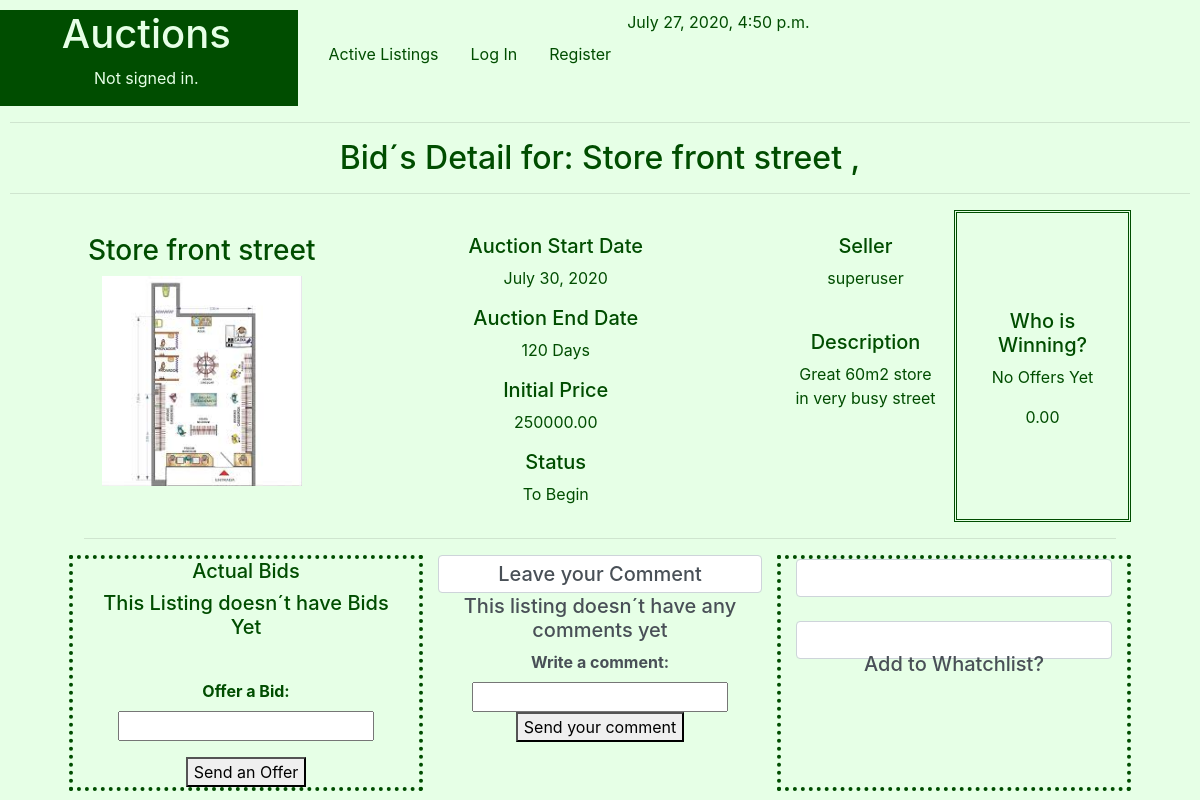
Before: /Bid/Store front street with the older database file.
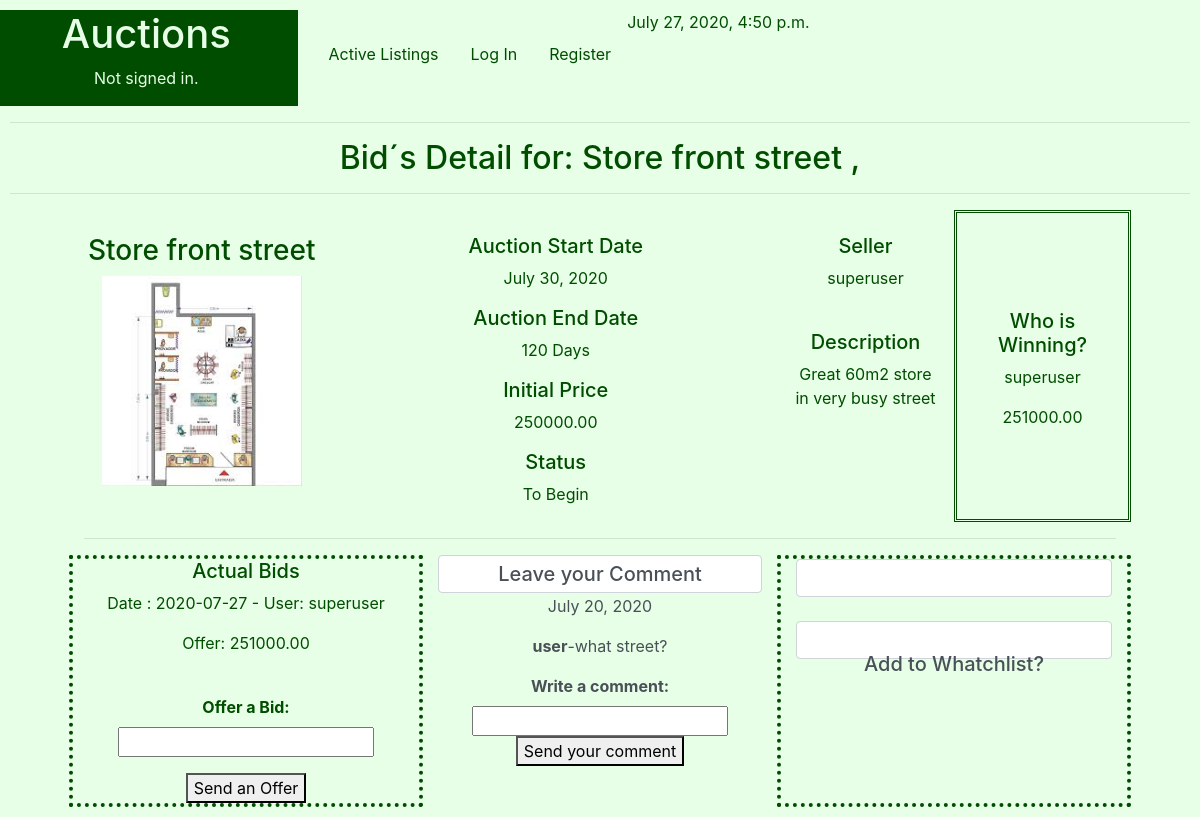
After: the same page with the newer database file.
### auctions/models.py (models this page shows, shortened)
class Listings(models.Model):
    STATUS = (
        ('Active', 'Active - Receiving Bids'),
        ('To Begin', 'To Begin - De Auction didn´t start yet'),
        ('Closed', 'Closed - The seller gave up the auction'),
        ('Sold', 'Sold'),
    )
    Ltitle = models.CharField(help_text="Choose a title for your listing",max_length=50)
    Ccode=models.IntegerField(help_text="Categories Ex: 1-Apartament,2-Commercial,3-Farm, 4-House ") #foreign key from PropTypes
    Ldescription = models.CharField(max_length=250)
    Lprice = models.FloatField(help_text="starting bid Just USD") #initial price
    Ldatestart = models.DateField(help_text="Please use the following format: <em>YYYY-MM-DD</em>. for the auction start")
    Lduration = models.IntegerField(help_text="Duration expressed in days" )
    Luser = models.CharField(max_length=25)
    Limage= models.ImageField(upload_to="media", blank=True) #Name of the picture saved on static folder
    Lstatus = models.CharField(max_length=8, choices=STATUS )

class Bids(models.Model):
    Lcode = models.ForeignKey(Listings, on_delete=models.CASCADE)
    Buser = models.CharField(max_length=25) #Who is going to buy
    Bthrow= models.IntegerField() #first throw, second , third....
    Bprice = models.FloatField(help_text="Just USD")# throw value
    Bdate = models.DateField(help_text="Please use the following format: <em>YYYY-MM-DD</em>.")

class Comments(models.Model):
    Lcode = models.ForeignKey(Listings, on_delete=models.CASCADE)
    Cdate=  models.DateField(help_text="Please use the following format: <em>YYYY-MM-DD</em>. for the auction start", blank=True)
    Cuser = models.CharField(max_length=25) #Who is buying
    Ccomment = models.CharField(max_length=250)

### auctions/views.py (the view)
# urls.py: path('Bid/<str:Btitle>', views.Bids_view, name='BidsDetail'),
def Bids_view(request, Btitle):
    B_title =Btitle
    d = datetime.now()
    L_data = Listings.objects.filter(Ltitle=B_title)
    Status = L_data[0].Lstatus
    Lfilter = Listings.objects.filter(Ltitle=B_title).values('id' , 'Lprice','Lstatus')
    for Search_id in Lfilter:
        Lid_value = int(Search_id['id'])
        Lprice = float(Search_id['Lprice'])
    W_data=Watchlist.objects.filter(Lcode__Ltitle=B_title)
    C_data=Comments.objects.filter(Lcode__Ltitle=B_title)
    B_data = Bids.objects.filter(Lcode__Ltitle=B_title)
    Last_Bid = Bids.objects.filter(Lcode__Ltitle=B_title).order_by('-Bprice')[:1]
    if Last_Bid:
        BestOffer = Last_Bid[0].Bprice
        Winner = Last_Bid[0].Buser
    else:
        BestOffer = 0
        Winner = "No Offers Yet"
    if request.method == "POST":
        User= request.POST.get('User')
        FB = BidForm(request.POST)
        FC = CommentForm(request.POST)
        if FB.is_valid():
            B_user = User
            B_price =FB.cleaned_data["Bid_price"]
            B_date = time.strftime("%Y-%m-%d")
            Lances= Bids.objects.filter(Lcode_id=Lid_value).values('Bthrow', 'Bprice').order_by('Bthrow')
            if len(Lances):
                for L in Lances:
                   N_Bthrow = L['Bthrow']
                   N_Bprice = float(L['Bprice'])
                B_throw = N_Bthrow + 1
            else:
                B_throw = 1
                N_Bprice= Lprice
            if (B_price <  Lprice) or (B_price <  N_Bprice):
                msgbids= "EROR: A bid must be greater than or equal to the original amount and greater than the last bid, if any."
                context={
                "msgbids":msgbids ,
                "d":d,
                "Btitle" : Btitle,
                "L_data" :L_data,
                "Status":Status,
                "B_data" :B_data,
                "BestOffer":BestOffer,
                "Winner":Winner,
                "W_data" :W_data,
                "C_data":C_data,
                "BidForm": FB,
                 }
                return render(request, "auctions/BidsDetail.html", context)
            try:
                NewBid = Bids(Lcode_id=Lid_value , Buser=B_user , Bthrow=B_throw, Bprice=B_price ,Bdate=B_date )
                NewBid.save()
                B_data=Bids.objects.filter(Lcode__Ltitle=B_title)
                msgbids ="New Bid Saved, Good Luck!"
                context={
                    "msgbids":msgbids ,
                    "d":d,
                    "Btitle" : Btitle,
                    "L_data" :L_data,
                    "Status":Status,
                    "B_data" :B_data,
                    "BestOffer":BestOffer,
                    "Winner":Winner,
                    "W_data" :W_data,
                    "C_data":C_data,
                    "BidForm": FB,
                }
                return render(request, "auctions/BidsDetail.html", context)
            except :
                return HttpResponse(" Something Wrong tyring to save Bid")
        if FC.is_valid():
            C_Cuser= User
            C_comment =  FC.cleaned_data["C_Ccomment"]
            C_Lcode = Lid_value
            C_Cdate = time.strftime("%Y-%m-%d")
            try:
                print ("Vou salvar novo comentario :", C_Lcode, C_Cdate, C_Cuser ,C_comment )
                NewComment = Comments(Cdate=C_Cdate, Cuser=C_Cuser,Ccomment=C_comment, Lcode_id=C_Lcode )
                NewComment.user()
                NewC_data=Comments.objects.filter(Lcode__Ltitle=B_title)
                print(NewC_data)
                context = {
                    "msgcomment" :"New comment saved!",
                    "d":d,
                    "Btitle" : Btitle,
                    "L_data" :L_data,
                    "Status":Status,
                    "B_data" :B_data,
                    "BestOffer":BestOffer,
                    "Winner":Winner,
                    "W_data" :W_data,
                    "C_data":NewC_data,
                    "CommentForm": FC,
                }
                return render(request, "auctions/BidsDetail.html", context)
            except FieldError:
                return HttpResponse(" Something Wrong FieldError New Comment")
    else:
        context = {
            "d":d,
            "Btitle":B_title,
            "L_data":L_data,
            "Status":Status,
            "B_data":B_data,
            "W_data":W_data,
            "C_data":C_data,
            "BidForm":BidForm(),
            "CommentForm": CommentForm(),
            "BestOffer":BestOffer,
            "Winner":Winner,
        }
        return render(request, "auctions/BidsDetail.html", context)

### auctions/views.py
class BidForm(forms.Form):
    Bid_price= forms.FloatField(label="Offer a Bid")

class CommentForm(forms.Form):
    C_Ccomment = forms.CharField(label = "Write a comment:")

### auctions/templates/auctions/BidsDetail.html (shortened to what the changed rows need)
{% extends "auctions/layout.html" %}
{% block body %}
<h2 style="text-align: center;">Bid´s Detail for: {{Btitle}} , {{user.username}}  </h2>
<hr>
<div class ="flex-container" style="text-align: center;">
    <div class="container" style="width:90%;">
        <div class="row"  width="1700px">
          {%for L in L_data %}
              <div class="col-lg-3">
                     <br>
                     <h3>{{L.Ltitle }}</h3>
                     <img src=" {{L.Limage.url}} "  width="200">
                     <br>
              </div>
              <br>
              <div class="col-lg-5">
              <br>
                     <h5>Auction Start Date  </h5>
                     <p>{{ L.Ldatestart }}</p>
                     <h5>Auction End Date  </h5>
                     <p>{{ L.Lduration }} Days</p>
                     <h5>Initial Price </h5>
                     <p> {{ L.Lprice |floatformat:2 }}</p>
                     <h5>Status</h5>
                     <p>{{ L.Lstatus }}</p>
              </div>
              <div class="col-lg-2">
                      <br>
                      <h5>Seller</h5>
                      <p>{{ L.Luser }}</p>
                      <br>
                      <h5>Description</h5>
                      <p>{{ L.Ldescription }}</p>
              </div>
              <div class="col-lg-2" style="border:double;border-color:#004d00 ;">
                <br>  <br>  <br>  <br>
                 {% if Status == "Sold" %}
                    <h5> Sold To: </h5>
                    <p>  {{Winner}} </p>
                    <p>  {{BestOffer|floatformat:2}} </p>
                    {% if Winner == user.username %}
                       <h3 style="background-color:#004d00;color:#e6ffe6 ;">   Congrats! you won the aution  </h3>
                    {%endif%}
                 {% else %}
                    <h5> Who is Winning? </h5>
                    <p>  {{Winner}} </p>
                    <p>  {{BestOffer|floatformat:2}} </p>
                {% endif %}
                  <br>
                  <br>
          {%endfor%}
        </div>
      </div>
    </div>
  <div class="container" style="border:#004d00; width:90%">
    <form action="{% url 'auctions:BidsDetail' Btitle %}" method="post">{% csrf_token %}
        <div class="row"  width="1700px">
            <div class="col-lg-4" style=" border: 4px dotted #004d00 ;">
               <form class="form-control"  method="post" >{% csrf_token %}
                        <h5> Actual Bids </h5>
                  {% if B_data|length > 0 %}
                      {%for B in B_data %}
                          <p>Date : {{B.Bdate |date:"Y-m-d"}} - User: {{B.Buser}}</p>
                          <p>Offer: {{B.Bprice |floatformat:2 }}   </p>
                      {% endfor %}
                  {%else%}
                      <h5>This Listing doesn´t have Bids Yet </h5>
                  {%endif%}
                  <br>
                  {%if Status != "Sold" %}
                    <b>  {{ BidForm }}  </b>
                    <br>
                    <button type="Submit" name="SubmitBid">Send an Offer  {{user.username}}</button>
                  {%endif%}
                </form>
            </div>
            <div class="col-lg-4"   >
                <form class="form-control" method="post">{% csrf_token %}
                <h5> Leave your Comment </h5>
                {%if C_data|length > 0 %}
                    {%for C in C_data %}
                        <p> {{C.Cdate}} </p>
                        <p> <b>{{C.Cuser}}</b>-{{C.Ccomment}}</p>
                    {%endfor%}
                {%else%}
                      <h5>This listing doesn´t have any comments yet </h5>
                {%endif%}
                {%if Status != "Sold" %}
                   <b>   {{ CommentForm}}   </b>
                   <br>
                   <button type="Submit" name="SubmitComment">Send your comment</button>
                {% endif %}
                </form>
            </div>
        </div>
    </form>
  </div>
</div>
{% endblock %}

Changed rows visible on the page:
shown differently, row unchanged: Listings "Store front street": Winner "No Offers Yet" → (not shown); BestOffer "0.00" → (not shown)
added Bids: Buser "superuser", Bprice "251000.00", Bdate "2020-07-27"
added Comments: Cdate "July 20, 2020", Cuser "user", Ccomment "what street?"
Other visible differences:
text no longer shown: "This Listing doesn´t have Bids Yet This listing doesn´t have any comments yet"
